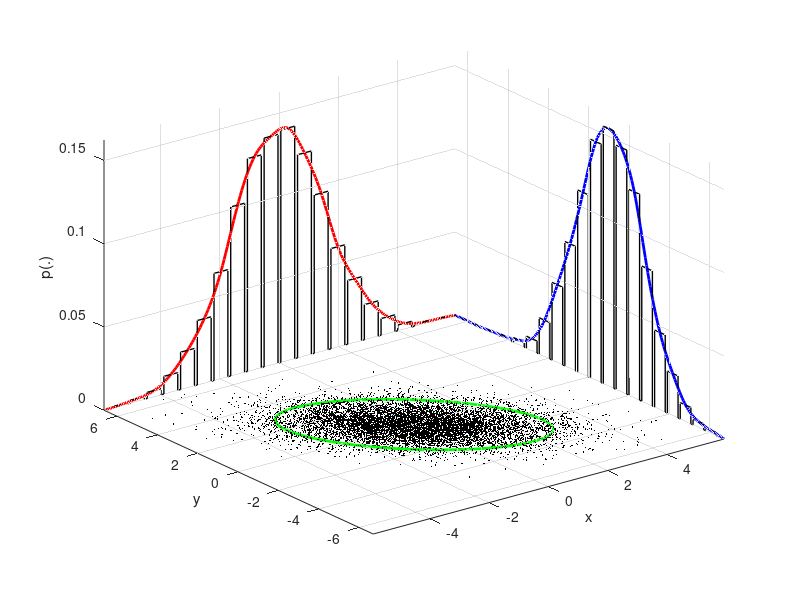

MATLAB code to generate this figure:
clc
clear all
close all
% Generate some data.
data = randn(10000, 2);

% Scale and rotate the data (for demonstration purposes).
data(:,1) = data(:,1) * 2;
theta = deg2rad(130);
data = ([cos(theta) -sin(theta); sin(theta) cos(theta)] * data')';

% Get some info.
m = mean(data);
s = std(data);
axisMin = m - 4 * s;
axisMax = m + 4 * s;

% Plot data points on (X=data(x), Y=data(y), Z=0)
plot3(data(:,1), data(:,2), zeros(size(data,1),1), 'k.', 'MarkerSize', 1);

% Turn on hold to allow subsequent plots.
hold on

% Plot the ellipse using Eigenvectors and Eigenvalues.
data_zeroMean = bsxfun(@minus, data, m);
[V,D] = eig(data_zeroMean' * data_zeroMean / (size(data_zeroMean, 1)));
[D, order] = sort(diag(D), 'descend');
D = diag(D);
V = V(:, order);
V = V * sqrt(D);
t = linspace(0, 2 * pi);
e = bsxfun(@plus, 2*V * [cos(t); sin(t)], m');
plot3(...
    e(1,:), e(2,:), ...
    zeros(1, length(e)), 'g-', 'LineWidth', 2);

maxP = 0;
for side = 1:2
    % Calculate the histogram.
    p = [0 hist(data(:,side), 20) 0];
    p = p / sum(p);
    maxP = max([maxP p]);
    dx = (axisMax(side) - axisMin(side)) / numel(p) / 2.3;
    p2 = [zeros(1,numel(p)); p; p; zeros(1,numel(p))]; p2 = p2(:);
    x = linspace(axisMin(side), axisMax(side), numel(p));
    x2 = [x-dx; x-dx; x+dx; x+dx]; x2 = max(min(x2(:), axisMax(side)), axisMin(side));

    % Calculate the curve.
    nPtsCurve = numel(p) * 10;
    xx = linspace(axisMin(side), axisMax(side), nPtsCurve);

    % Plot the curve and the histogram.
    if side == 1
        plot3(xx, ones(1, nPtsCurve) * axisMax(3 - side), spline(x,p,xx), 'r-', 'LineWidth', 2);
        plot3(x2, ones(numel(p2), 1) * axisMax(3 - side), p2, 'k-', 'LineWidth', 1);
    else
        plot3(ones(1, nPtsCurve) * axisMax(3 - side), xx, spline(x,p,xx), 'b-', 'LineWidth', 2);
        plot3(ones(numel(p2), 1) * axisMax(3 - side), x2, p2, 'k-', 'LineWidth', 1);
    end

end

% Turn off hold.
hold off

% Axis labels.
xlabel('x');
ylabel('y');
zlabel('p(.)');

axis([axisMin(1) axisMax(1) axisMin(2) axisMax(2) 0 maxP * 1.05]);
grid on;